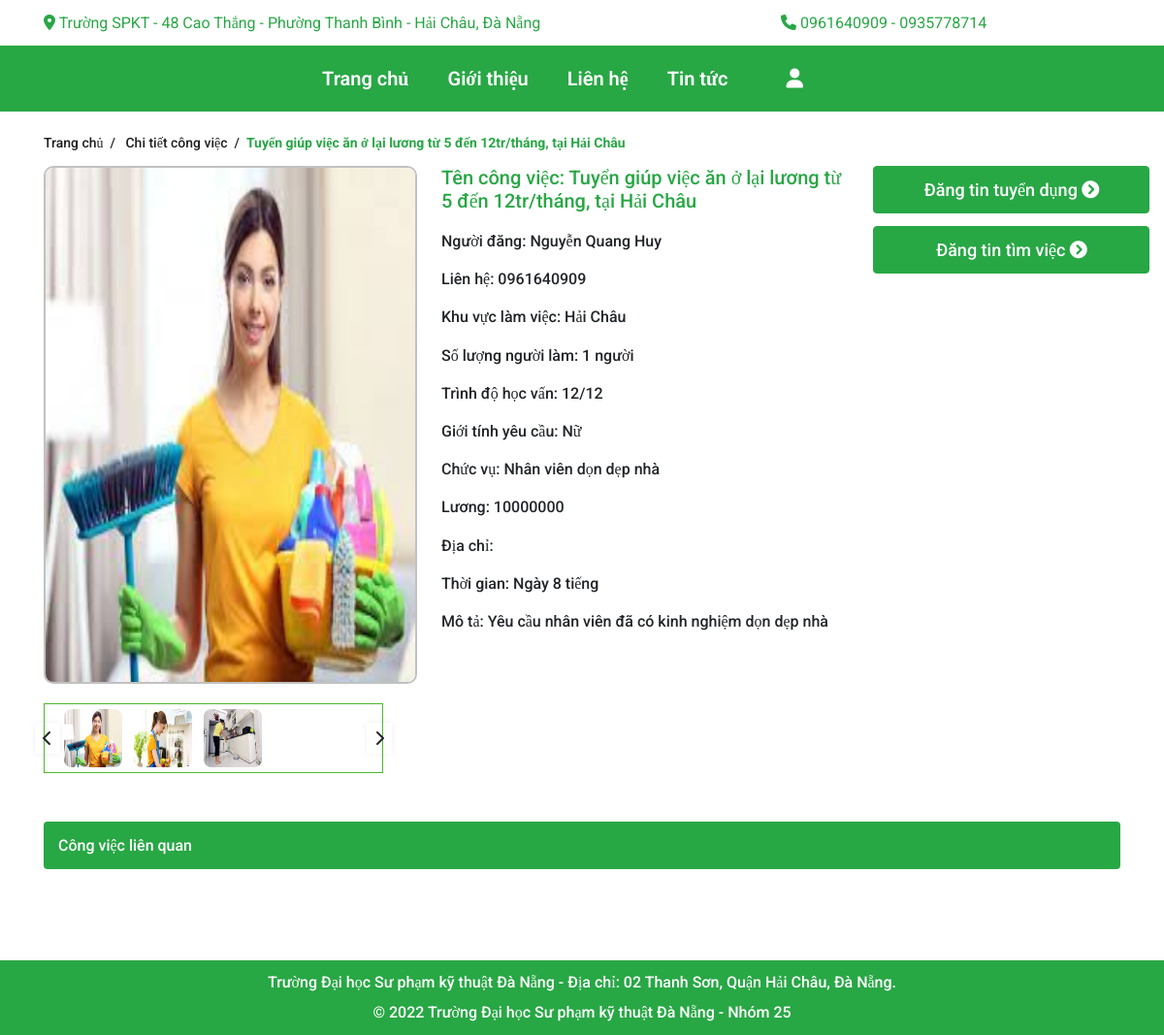
The app's page /?act=detailwork&cv=486 with its own data.
### tables this page shows
CREATE TABLE `congviec` (
  `maCV` int(11) NOT NULL,
  `maTK` int(11) NOT NULL,
  `maDMCV` int(11) NOT NULL,
  `tenCV` varchar(255) NOT NULL,
  `khuVuc` int(11) NOT NULL,
  `soLuong` int(11) NOT NULL,
  `trinhDoHV` varchar(255) NOT NULL,
  `gioiTinhYC` varchar(10) NOT NULL,
  `chucVu` varchar(255) NOT NULL,
  `luong` int(11) NOT NULL,
  `diaChi` varchar(255) NOT NULL,
  `time` varchar(255) NOT NULL,
  `moTa` varchar(255) NOT NULL,
  `tinhTrang` int(11) NOT NULL,
  `tinhTrangDaUT` int(11) NOT NULL,
  `thoiGianDang` varchar(255) NOT NULL
);

CREATE TABLE `hinhanhcv` (
  `maHA` int(11) NOT NULL,
  `maCV` int(11) NOT NULL,
  `tenHinh` varchar(255) NOT NULL,
  `hinhAnhCV` varchar(255) NOT NULL
);

CREATE TABLE `taikhoan` (
  `maTK` int(10) NOT NULL,
  `maQuyen` int(11) NOT NULL,
  `taiKhoan` varchar(50) NOT NULL,
  `matKhau` varchar(50) NOT NULL,
  `hoTen` varchar(255) NOT NULL,
  `gioiTinh` varchar(10) NOT NULL,
  `ngaySinh` varchar(50) NOT NULL,
  `CMND` varchar(20) NOT NULL,
  `SDT` int(11) NOT NULL,
  `email` varchar(255) NOT NULL,
  `diaChi` varchar(255) NOT NULL,
  `hinhAnh` varchar(255) NOT NULL,
  `trangThai` int(11) NOT NULL,
  `thoiGian` varchar(255) NOT NULL
);

CREATE TABLE `quanhuyen` (
  `idQuan` int(11) NOT NULL,
  `tenQuan` varchar(255) NOT NULL
);

### Controllers/DetailWorkController.php (called while the page is built, shortened)
<?php
    require_once("./Models/recruiterModel.php");
    class DetailWorkController{
        var $work_model;
        public function __construct()
        {
             $this->work_model = new recruiterModel();
        }
        public function list()
        {
            $data_work = $this->work_model->congviec($_GET['cv']);
            require_once("Views/index.php");
        }
    }
?>

### Models/connection.php (called while the page is built, shortened)
<?php
    class connection{
        function __construct()
        {
            $severname ="localhost";
            $username ="root";
            $password ="root";
            $db_name ="gtngv";
            $this->conn = new mysqli($severname,$username,$password,$db_name);
        }
    }

### Models/model.php (called while the page is built, shortened)
<?php
    require_once("connection.php");
    class model
    {
        function __construct()
        {
            $conn_obj = new connection();
            $this->conn = $conn_obj->conn;
        }
    }
?>

### Models/recruiterModel.php (called while the page is built, shortened)
<?php
    require_once("model.php");
    class recruiterModel extends model
    {
        function congviec($idCV){
            $query = "SELECT * from congviec,hinhanhcv,danhmuccv,quanhuyen,taikhoan WHERE taikhoan.maTK=congviec.maTK and quanhuyen.idQuan=congviec.khuVuc AND congviec.maCV=hinhanhcv.maCV AND danhmuccv.maDMCV = congviec.maDMCV AND congviec.maCV=$idCV;";
            require("result.php");
            return $data;
        }
    }

### Models/result.php (called while the page is built)
<?php
    $result = $this->conn->query($query);
    $data = array();
    while ($row = $result->fetch_assoc()) {
        $data[] = $row;
    }
?>

### Views/detailwork/work.php (the view, shortened to what this page needs)
<main id="main">
<div class="container">
    <div class="break-crumb">
        <div class="break-crumb__head">
            <div class="home">
                <a href="#">
                    <span>Trang chủ</span>
                </a>
                <span class="mr_lr">&nbsp;/ &nbsp;</span>
                <a href="#">
                    <span>Chi tiết công việc</span>
                </a>
                <span class="mr_lr">&nbsp;/ &nbsp;</span>
            </div>
            <div>
                <strong>
                    <span><?php echo $data_work[0]['tenCV']; ?></span>
                </strong>
            </div>
        </div>
    </div>
    <div class="row mb-4">
        <div class="col col-lg-4">
            <div class="product-detail-left">
                <div id="product-detail-left__thumbnail">
                    <img src="./Publics/images/<?php echo $data_work[0]['tenHinh']; ?>" alt="" class="product-detail-left__image-main">
                </div>
                <div class="product-detail-left__list-thumb">
                    <ul>
                        <?php for ($i=0; $i < count($data_work) ; $i++) { ?>
                            <li class=""><img src="./Publics/images/<?php echo $data_work[$i]['tenHinh'] ?>" alt=""></li>
                        <?php } ?>
                    <div class="product-detail-left__control">
                        <span class="product-detail-left__control-left">
                            <i class="fas fa-chevron-left"></i>
                        </span>
                        <span class="product-detail-left__control-right">
                            <i class="fas fa-chevron-right"></i>
                        </span>
                    </div>
                </div>
            </div>
        </div>
        <div class="col col-lg-5">
            <div class="product-detail-main">
                <h2 class="tilte-name-product-detail">Tên công việc: <?php echo $data_work[0]['tenCV']; ?></h2>
                <h2 class="tilte-name-product-detail-detail">Người đăng: <?php echo $data_work[0]['hoTen']; ?></h2>
                <h2 class="tilte-name-product-detail-detail">Liên hệ: 0<?php echo $data_work[0]['SDT']; ?></h2>
                <h2 class="tilte-name-product-detail-detail">Khu vực làm việc: <?php echo $data_work[0]['tenQuan']; ?></h2>
                <h2 class="tilte-name-product-detail-detail">Số lượng người làm: <?php echo $data_work[0]['soLuong']; ?> người</h2>
                <h2 class="tilte-name-product-detail-detail">Trình độ học vấn: <?php echo $data_work[0]['trinhDoHV']; ?></h2>
                <h2 class="tilte-name-product-detail-detail">Giới tính yêu cầu: <?php echo $data_work[0]['gioiTinhYC']; ?></h2>
                <h2 class="tilte-name-product-detail-detail">Chức vụ: <?php echo $data_work[0]['chucVu']; ?></h2>
                <h2 class="tilte-name-product-detail-detail">Lương: <?php echo $data_work[0]['luong']; ?></h2>
                <h2 class="tilte-name-product-detail-detail">Địa chỉ: <?php echo $data_work[0]['diaChi']; ?></h2>
                <h2 class="tilte-name-product-detail-detail">Thời gian: <?php echo $data_work[0]['time']; ?></h2>
                <h2 class="tilte-name-product-detail-detail">Mô tả: <?php echo $data_work[0]['moTa']; ?></h2>
            </div>
        </div>
        <div class="col col-lg-3" style="visibility: visible; -webkit-animation-name: fadeInDown; animation-name: fadeInDown;">
        <p class="link-btn big-a">
            <a href="" class="btn btn-success">Đăng tin tuyển dụng
                <i class="fa fa-chevron-circle-right"></i>
            </a>
        </p>
        <p class="link-btn big-a">
            <a href="" class="btn btn-success">Đăng tin tìm việc
                <i class="fa fa-chevron-circle-right"></i>
            </a>
        </p>
        </div>
        <section id="product-dry" class="product-related" style="width: 100%;">
            <div class="container">
                <div class="populator__head">
                    <div>
                        <h2 class="populator__head-title">
                            <a href="">Công việc liên quan</a>
                        </h2>
                    </div>
                </div>
            </div>
        </section>
    </div>
</div>
</main>

### Publics/css/style.css (style rules this page uses)
:root { --cl-backad:#f7f8fb; --cl-textad :#858796; --cl-green: #4eb92d; --cl-red: #ed1b36; --cl-orange: #f1975f; --cl-text: #686868; --cl-title: #1e1e1e; --cl-primary: #28a745; --cl-textprimary: #28a745; }
body { box-sizing: border-box; overflow-x: hidden; font-family: 'Roboto', 'sans-serif'; display: table; }
html { font-size: 62.5%; line-height: 1.6; height: 100%; }
a { color: #1e1e1e; }
html, body { width: 100%; height: 100%; }
#main { height: 70%; }

### Publics/css/main.css (style rules this page uses)
.big-a { margin: 0 0 13px; }
.big-a > a { font-size: 18px; padding: 10px 14px 10px 15px; font-weight: 500; }
#product-fruits , #product-cate , #product-sale , #product-dry { margin: 30px 0; padding:20px 0; }

### Publics/css/login.css (style rules this page uses)
.break-crumb__head { font-size: 14px; line-height: 24px; font-weight: 500; display: flex; margin-bottom: 12px; }
.break-crumb__head strong span { color :var(--cl-primary); }

### Publics/css/detailhelp.css (style rules this page uses)
#product-detail-left__thumbnail { margin-bottom: 20px; z-index: 10; }
#product-detail-left__thumbnail img { width: 385px!important; height: 534px; border: 2px solid #c1c1c1; border-radius: 10px; }
.product-detail-left__list-thumb { position: relative; border: 1px solid var(--cl-green); padding: 5px 5px 5px 20px; }
.product-detail-left__list-thumb > ul { display: flex; }
.product-detail-left__list-thumb > ul >li { width: 60px; height: 60px; margin-right: 12px; }
.product-detail-left__list-thumb > ul > li > img { width: 100%; height: 100%; border-radius: 8px; }
.product-detail-left__control { height: 100%; }
.product-detail-left__control > span { position: absolute; top: 50%; transform: translateY(-50%); box-shadow: 0px 0px 6px rgb(79 95 120 / 10%); padding: 8px; }
.product-detail-left__control-left { left: -10px; }
.product-detail-left__control-right { right: -10px; }
.product-detail-main { margin-left: 30px; }
.tilte-name-product-detail { font-size: 20px; color: var(--cl-primary); padding-bottom: 10px; }
.tilte-name-product-detail-detail { font-size: 16px; padding: 10px 0px; }
.populator__head-title { padding: 15px; width: 100%; background-color: var(--cl-primary); margin-bottom: 20px; border-radius: 4px; }
.populator__head-title a { color:white; font-size:16px; }
.btn-success { width: 285px; background-color: var(--cl-primary); }

### records on screen
congviec: tenCV "Tuyển giúp việc ăn ở lại lương từ 5 đến 12tr/tháng, tại Hải Châu", hinhanhcv.tenHinh (picture), soLuong "1", trinhDoHV "12/12", gioiTinhYC "Nữ", chucVu "Nhân viên dọn dẹp nhà", luong "10000000", time "Ngày 8 tiếng", moTa "Yêu cầu nhân viên đã có kinh nghiệm dọn dẹp nhà"
hinhanhcv: tenHinh (picture)
taikhoan: hoTen "Nguyễn Quang Huy", SDT "961640909"
quanhuyen: tenQuan "Hải Châu"
